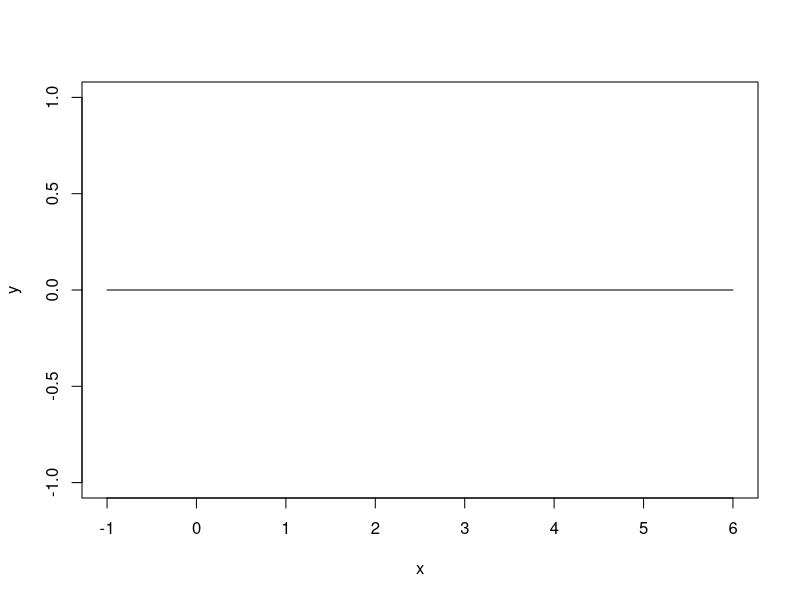
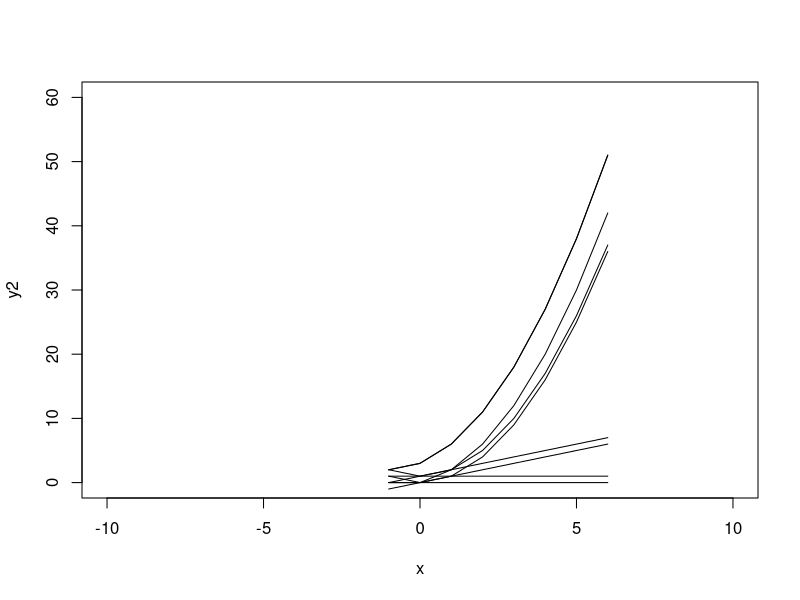

Write the R code that produced these figures, in order.
## ---- chunk 1

## ---- chunk 2

quad <- function(x,a=0,b=0,c=0) {
  return(a*x^2+b*x+c)
} 

x <- c(-1:6)

quad(x)
#results in all zeros

y <- quad(x)

plot(x,y,"l")
#results in a line

y2 <- quad(x,1,2,3)

plot(x, y2, xlim=c(-10,10), ylim=c(0,60), "l")
lines(x,y)
lines(x,y2) 
#fixed axis and plotted curve and line 

y3 <- quad(x,0,0,1)
y4 <- quad(x,0,1,1)
y5 <- quad(x,1,1,0)
y6 <- quad(x,1,0,1)
y7 <- quad(x,1,0,0)
y8 <- quad(x,0,1,0)
#these are the six possible cases

lines(x,y3)
lines(x,y4)
lines(x,y5)
lines(x,y6)
lines(x,y7)
lines(x,y8)
#the six cases graphed

